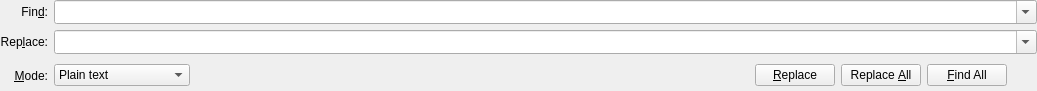
<?xml version="1.0" encoding="UTF-8"?>
<ui version="4.0">
 <class>PowerSearchBar</class>
 <widget class="QWidget" name="PowerSearchBar">
  <property name="geometry">
   <rect>
    <x>0</x>
    <y>0</y>
    <width>1037</width>
    <height>91</height>
   </rect>
  </property>
  <property name="sizePolicy">
   <sizepolicy hsizetype="Expanding" vsizetype="Minimum">
    <horstretch>0</horstretch>
    <verstretch>0</verstretch>
   </sizepolicy>
  </property>
  <layout class="QHBoxLayout" name="horizontalLayout_2">
   <property name="leftMargin">
    <number>0</number>
   </property>
   <property name="topMargin">
    <number>0</number>
   </property>
   <property name="rightMargin">
    <number>0</number>
   </property>
   <property name="bottomMargin">
    <number>0</number>
   </property>
   <item>
    <layout class="QGridLayout" name="gridLayout">
     <property name="leftMargin">
      <number>0</number>
     </property>
     <property name="topMargin">
      <number>0</number>
     </property>
     <property name="rightMargin">
      <number>0</number>
     </property>
     <property name="bottomMargin">
      <number>0</number>
     </property>
     <item row="0" column="0">
      <widget class="QLabel" name="label">
       <property name="text">
        <string>Fin&amp;d:</string>
       </property>
       <property name="alignment">
        <set>Qt::AlignRight|Qt::AlignTrailing|Qt::AlignVCenter</set>
       </property>
       <property name="buddy">
        <cstring>pattern</cstring>
       </property>
      </widget>
     </item>
     <item row="1" column="0">
      <widget class="QLabel" name="label_3">
       <property name="text">
        <string>Rep&amp;lace:</string>
       </property>
       <property name="alignment">
        <set>Qt::AlignRight|Qt::AlignTrailing|Qt::AlignVCenter</set>
       </property>
       <property name="buddy">
        <cstring>replacement</cstring>
       </property>
      </widget>
     </item>
     <item row="2" column="0">
      <widget class="QLabel" name="label_2">
       <property name="text">
        <string>&amp;Mode:</string>
       </property>
       <property name="alignment">
        <set>Qt::AlignRight|Qt::AlignTrailing|Qt::AlignVCenter</set>
       </property>
       <property name="buddy">
        <cstring>searchMode</cstring>
       </property>
      </widget>
     </item>
     <item row="2" column="1">
      <layout class="QHBoxLayout" name="horizontalLayout" stretch="0,0,0,1,0,0,0,0,0">
       <property name="spacing">
        <number>6</number>
       </property>
       <property name="rightMargin">
        <number>0</number>
       </property>
       <item>
        <widget class="QComboBox" name="searchMode">
         <property name="sizePolicy">
          <sizepolicy hsizetype="Minimum" vsizetype="Fixed">
           <horstretch>0</horstretch>
           <verstretch>0</verstretch>
          </sizepolicy>
         </property>
         <property name="toolTip">
          <string>Search mode</string>
         </property>
         <property name="maxVisibleItems">
          <number>3</number>
         </property>
         <property name="frame">
          <bool>true</bool>
         </property>
         <item>
          <property name="text">
           <string>Plain text</string>
          </property>
         </item>
         <item>
          <property name="text">
           <string>Whole words</string>
          </property>
         </item>
         <item>
          <property name="text">
           <string>Regular expression</string>
          </property>
         </item>
        </widget>
       </item>
       <item>
        <widget class="QToolButton" name="matchCase">
         <property name="toolTip">
          <string>Match case sensitive</string>
         </property>
         <property name="checkable">
          <bool>true</bool>
         </property>
         <property name="autoRaise">
          <bool>true</bool>
         </property>
        </widget>
       </item>
       <item>
        <widget class="QToolButton" name="selectionOnly">
         <property name="toolTip">
          <string>Search in the selection only</string>
         </property>
         <property name="checkable">
          <bool>true</bool>
         </property>
         <property name="autoRaise">
          <bool>true</bool>
         </property>
        </widget>
       </item>
       <item>
        <spacer name="horizontalSpacer">
         <property name="orientation">
          <enum>Qt::Horizontal</enum>
         </property>
         <property name="sizeHint" stdset="0">
          <size>
           <width>0</width>
           <height>20</height>
          </size>
         </property>
        </spacer>
       </item>
       <item>
        <widget class="QToolButton" name="findNext">
         <property name="toolTip">
          <string>Jump to next match</string>
         </property>
         <property name="autoRaise">
          <bool>true</bool>
         </property>
        </widget>
       </item>
       <item>
        <widget class="QToolButton" name="findPrev">
         <property name="toolTip">
          <string>Jump to previous match</string>
         </property>
         <property name="autoRaise">
          <bool>true</bool>
         </property>
        </widget>
       </item>
       <item>
        <widget class="QPushButton" name="replaceNext">
         <property name="toolTip">
          <string>Replace next match</string>
         </property>
         <property name="text">
          <string>&amp;Replace</string>
         </property>
        </widget>
       </item>
       <item>
        <widget class="QStackedWidget" name="searchCancelStacked">
         <property name="currentIndex">
          <number>0</number>
         </property>
         <widget class="QWidget" name="searchPage">
          <layout class="QHBoxLayout" name="horizontalLayout_3">
           <property name="leftMargin">
            <number>0</number>
           </property>
           <property name="topMargin">
            <number>0</number>
           </property>
           <property name="rightMargin">
            <number>0</number>
           </property>
           <property name="bottomMargin">
            <number>0</number>
           </property>
           <item>
            <widget class="QPushButton" name="replaceAll">
             <property name="toolTip">
              <string>Replace all matches</string>
             </property>
             <property name="text">
              <string>Replace &amp;All</string>
             </property>
            </widget>
           </item>
           <item>
            <widget class="QPushButton" name="findAll">
             <property name="text">
              <string>&amp;Find All</string>
             </property>
            </widget>
           </item>
          </layout>
         </widget>
         <widget class="QWidget" name="cancelPage">
          <layout class="QHBoxLayout" name="horizontalLayout_4">
           <property name="leftMargin">
            <number>0</number>
           </property>
           <property name="topMargin">
            <number>0</number>
           </property>
           <property name="rightMargin">
            <number>0</number>
           </property>
           <property name="bottomMargin">
            <number>0</number>
           </property>
           <item>
            <widget class="QPushButton" name="cancel">
             <property name="text">
              <string>Cancel</string>
             </property>
            </widget>
           </item>
          </layout>
         </widget>
        </widget>
       </item>
       <item>
        <widget class="QToolButton" name="mutate">
         <property name="toolTip">
          <string>Switch to incremental search bar</string>
         </property>
         <property name="text">
          <string/>
         </property>
         <property name="checkable">
          <bool>true</bool>
         </property>
         <property name="autoRaise">
          <bool>true</bool>
         </property>
        </widget>
       </item>
      </layout>
     </item>
     <item row="0" column="1">
      <widget class="QComboBox" name="pattern">
       <property name="sizePolicy">
        <sizepolicy hsizetype="MinimumExpanding" vsizetype="Fixed">
         <horstretch>9</horstretch>
         <verstretch>0</verstretch>
        </sizepolicy>
       </property>
       <property name="focusPolicy">
        <enum>Qt::StrongFocus</enum>
       </property>
       <property name="toolTip">
        <string>Text to search for</string>
       </property>
       <property name="editable">
        <bool>true</bool>
       </property>
       <property name="sizeAdjustPolicy">
        <enum>QComboBox::AdjustToMinimumContentsLengthWithIcon</enum>
       </property>
      </widget>
     </item>
     <item row="1" column="1">
      <widget class="QComboBox" name="replacement">
       <property name="sizePolicy">
        <sizepolicy hsizetype="MinimumExpanding" vsizetype="Fixed">
         <horstretch>9</horstretch>
         <verstretch>0</verstretch>
        </sizepolicy>
       </property>
       <property name="toolTip">
        <string>Text to replace with</string>
       </property>
       <property name="editable">
        <bool>true</bool>
       </property>
       <property name="sizeAdjustPolicy">
        <enum>QComboBox::AdjustToMinimumContentsLengthWithIcon</enum>
       </property>
      </widget>
     </item>
    </layout>
   </item>
  </layout>
 </widget>
 <tabstops>
  <tabstop>pattern</tabstop>
  <tabstop>replacement</tabstop>
  <tabstop>searchMode</tabstop>
  <tabstop>matchCase</tabstop>
  <tabstop>selectionOnly</tabstop>
  <tabstop>findNext</tabstop>
  <tabstop>findPrev</tabstop>
  <tabstop>replaceNext</tabstop>
  <tabstop>replaceAll</tabstop>
  <tabstop>findAll</tabstop>
  <tabstop>mutate</tabstop>
  <tabstop>cancel</tabstop>
 </tabstops>
 <resources/>
 <connections/>
</ui>
